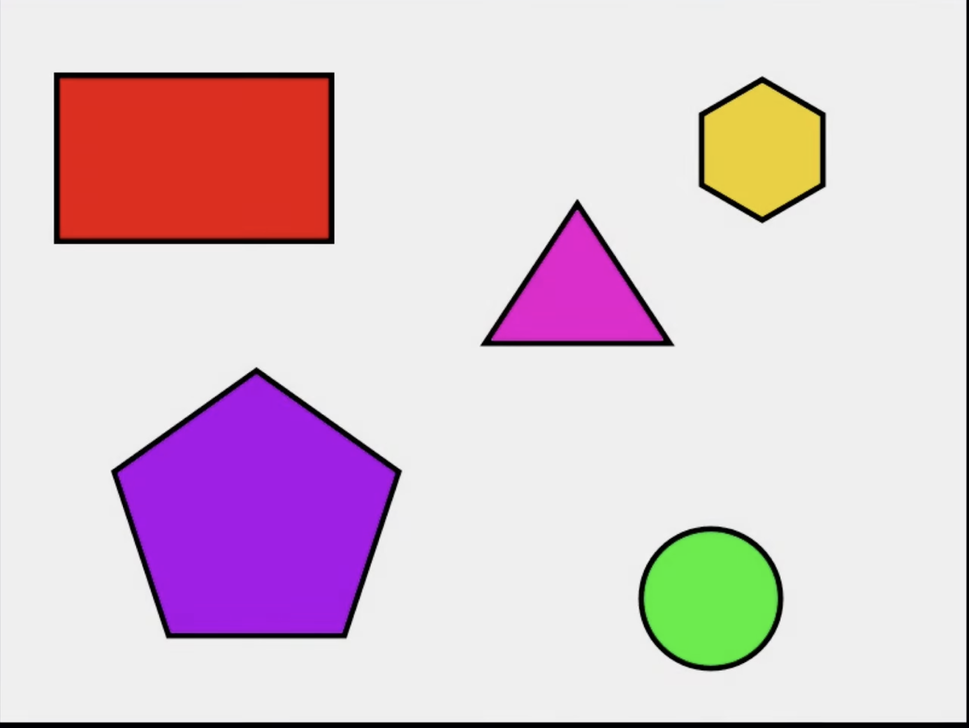
#> input picture Shape.png, 969 x 728 px, shrunk from 1520 x 1142 before the run, given in place of the camera
$ python MorphHats.py
#> lines starting #> are read from the running program, lines starting #| are printed output that depends on the picture; after the words box and inside, x2 and y2 are one past the last pixel; in counts of white or black regions, pixels touching at a corner belong together
import cv2
import numpy as np

# img = cv2.imread("./Shape.png")
img = cv2.VideoCapture(0)

while True:
    ret, capturing = img.read()
#> capturing is the input picture: shape (728, 969, 3); mean B, G, R 210.7, 200.6, 220.6
    gray = cv2.cvtColor(capturing, cv2.COLOR_BGR2GRAY)
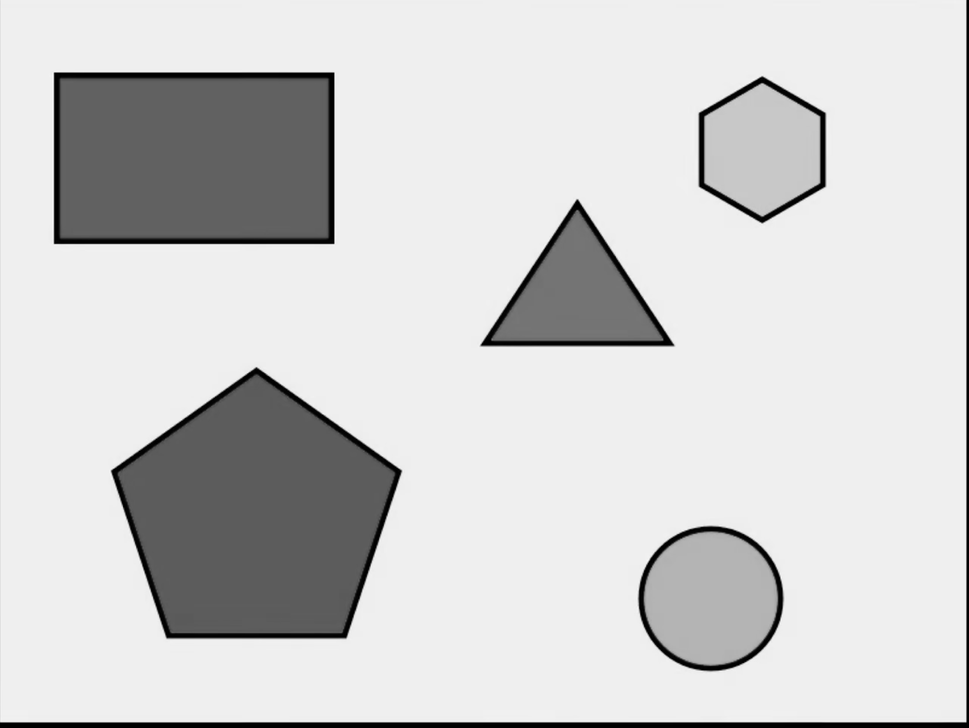
#> gray: shape (728, 969); min 0, max 251, mean 207.8
    # kernel = cv2.getStructuringElement(cv2.MORPH_RECT, (10,10))
    # blackHat = cv2.morphologyEx(gray, cv2.MORPH_BLACKHAT, kernel)

    # _, threshold = cv2.threshold(blackHat, 30, 255, cv2.THRESH_BINARY)

    kernel = cv2.getStructuringElement(cv2.MORPH_RECT, (13,5))

    # opening = cv2.morphologyEx(gray, cv2.MORPH_OPEN, kernel)
    # closing = cv2.morphologyEx(threshold, cv2.MORPH_CLOSE, kernel)
    # blackHat = cv2.morphologyEx(threshold, cv2.MORPH_BLACKHAT, kernel)

    tophat = cv2.morphologyEx(gray, cv2.MORPH_TOPHAT, kernel)
    cv2.imshow("Opening image", cv2.Canny(tophat, 100,200))
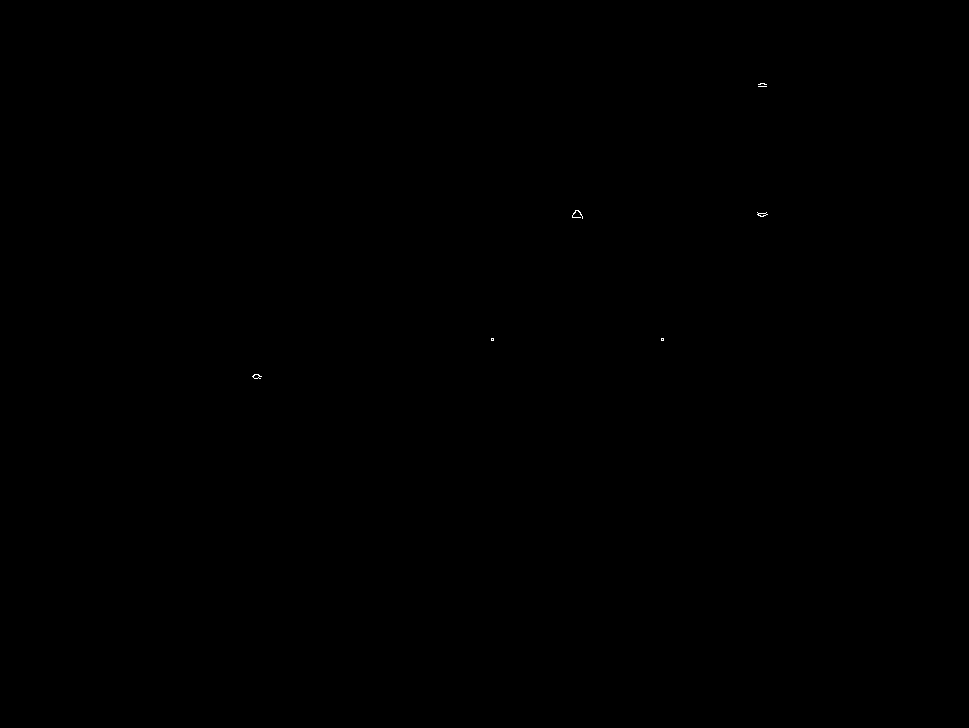
#> window 'Opening image': shape (728, 969); 0.02% white in thin lines or dots, all inside (x1, y1, x2, y2) = (252, 83, 768, 379)

    # cv2.imshow("Top hat", tophat)
    # cv2.imshow("Closing image", closing)
    if(cv2.waitKey(1) == ord('q')):
#> (key q is pressed here)
        break
img.release()
cv2.destroyAllWindows()
